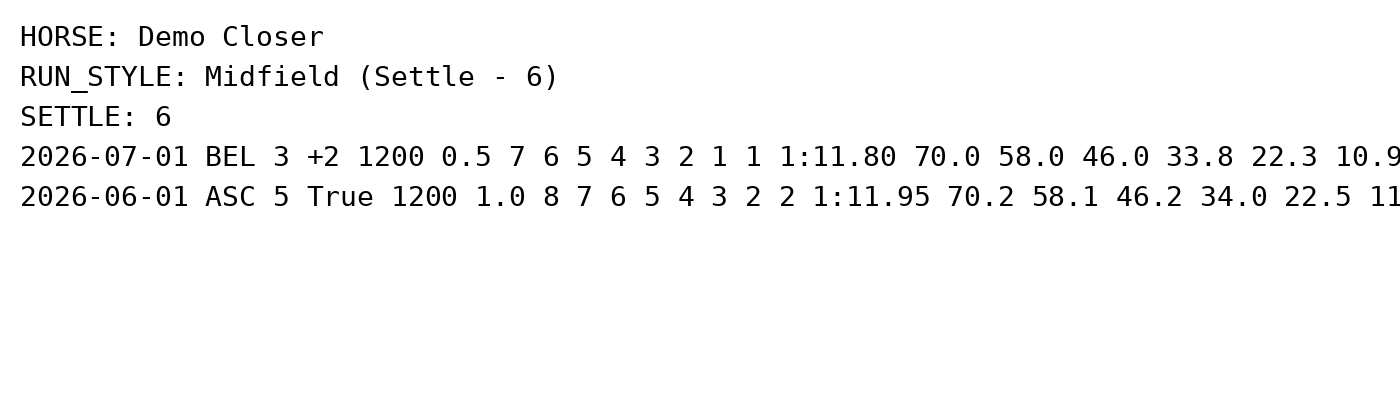
#> input picture data/inbox/assets/race1_sectionals_x.png, 1400 x 420 px
$ python -i ocr.py   (imports and definitions only)
#> lines starting #> are read from the running program, lines starting #| are printed output that depends on the picture; after the words box and inside, x2 and y2 are one past the last pixel; in counts of white or black regions, pixels touching at a corner belong together
from __future__ import annotations

from pathlib import Path


class OcrUnavailable(RuntimeError):
    """Raised when screenshot OCR cannot run (missing deps / tesseract)."""


def ocr_available() -> bool:
    try:
        import pytesseract
        from PIL import Image  # noqa: F401
    except ImportError:
        return False
    try:
        pytesseract.get_tesseract_version()
    except Exception:  # noqa: BLE001
        return False
    return True


def ocr_image(path: str | Path, psm: int = 6) -> str:
    """OCR a sectional screenshot with light preprocessing for table text."""
#> called with psm = 6
    try:
        import pytesseract
        from PIL import Image, ImageFilter, ImageOps
    except ImportError as exc:  # pragma: no cover
        raise OcrUnavailable(
            "OCR requires pillow and pytesseract. Install with: "
            'python3 -m pip install -e ".[ocr]"'
        ) from exc

    try:
        pytesseract.get_tesseract_version()
#> (this line was passed over: pytesseract is not available in this run)
    except Exception as exc:  # noqa: BLE001
        raise OcrUnavailable(
            "System Tesseract not found. On Mac: brew install tesseract. "
            "Or pick the horse + run style in the form — screenshot still saves."
        ) from exc

    path = Path(path)
    image = Image.open(path)
#> image is the input picture: PIL image 1400x420 RGB; min 0, max 255, mean 248.3
    # Upscale small phone screenshots for better glyph separation
    min_width = 1600
    if image.width < min_width:
        scale = min_width / image.width
#> scale = 1.14
        image = image.resize(
            (int(image.width * scale), int(image.height * scale)),
            Image.Resampling.LANCZOS,
        )
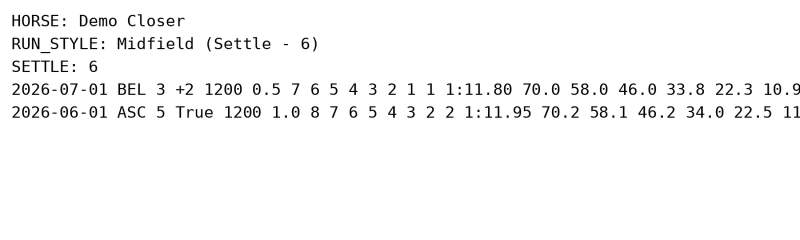
#> image: PIL image 1600x480 RGB (shown at 1/2 size); min 0, max 255, mean 248.3
    gray = ImageOps.grayscale(image)
    gray = ImageOps.autocontrast(gray)
    gray = gray.filter(ImageFilter.SHARPEN)
    # Mild threshold helps dense PF tables
    bw = gray.point(lambda x: 255 if x > 175 else 0)
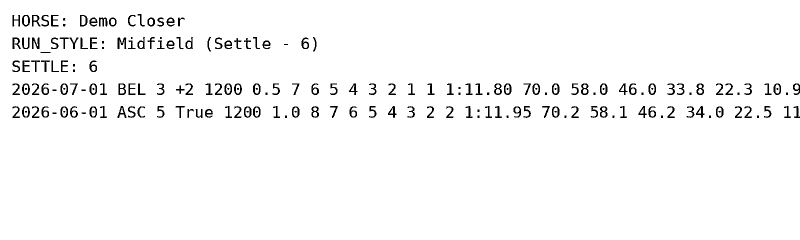
#> bw: PIL image 1600x480 L (shown at 1/2 size); 97.1% white; 203 black regions (28 under 20 px), largest, box (x1, y1, x2, y2) and area: (235, 75, 253, 98) 226, (64, 75, 79, 98) 210, (25, 75, 42, 98) 193
    config = f"--psm {psm} -c preserve_interword_spaces=1"
#> (the run stopped early here; a loop or call above may not have finished)
